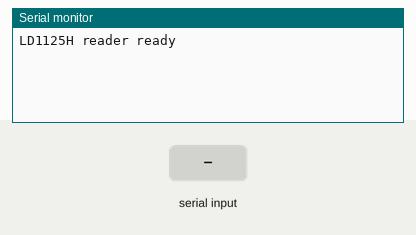
Recording of a sketch running on a simulated Arduino Uno, built with avr-gcc and run on an emulated ATmega328P. Parts: the last lines printed to the serial monitor. The test bench sets the inputs (shaded band).

Above: at 1.2 s.
1.3 s: "mov\n" received over the second serial link
At 2.5 s:
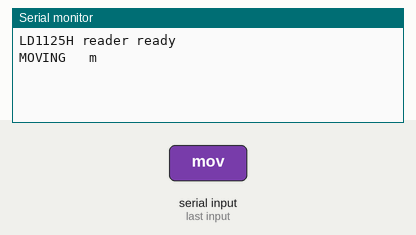
2.8 s: "occ\n" received over the second serial link
At 3.7 s:
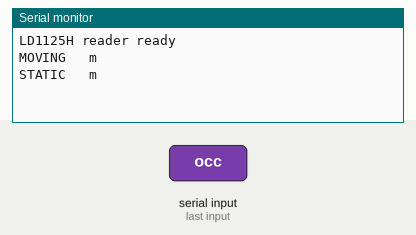
4.3 s: "1\n" received over the second serial link
At 4.9 s:
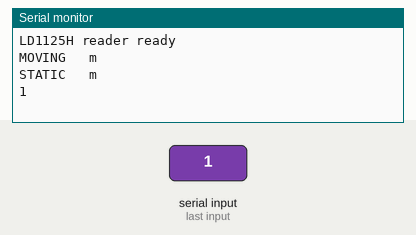

Measured:
- after the input at 1.3 s, the serial monitor: prints a new line at once (image 1)
- after the input at 2.8 s, the serial monitor: prints a new line at once (image 2)
- after the input at 4.3 s, the serial monitor: prints a new line at once (image 3)

The sketch:

example.ino
```cpp
// Reads ASCII frames from the LD1125H over SoftwareSerial on an Arduino Uno and prints motion (MOVING/STATIC) and distance in meters to the USB serial console.
//
// Buy this module: https://shillehtek.com/products/ld1125h-24ghz-mmwave-human-presence-radar-sensor-module
// Full manual: https://shillehtek.com/blogs/shillehtek-product-manuals/ld1125h-24ghz-mmwave-human-presence-radar-sensor-module-manual
// More examples: https://github.com/shillehbean/shillehtek-examples
//

// LD1125H ASCII reader for Arduino Uno
// Wiring: UTX->D2, URX->D3, VCC->5V, GND->GND
// Frames look like:   mov, dis=1.23   or   occ, dis=0.85

#include <SoftwareSerial.h>
SoftwareSerial RadarSerial(2, 3); // RX, TX

String line;

void setup() {
  Serial.begin(115200);
  RadarSerial.begin(115200);
  Serial.println("LD1125H reader ready");
}

void loop() {
  while (RadarSerial.available()) {
    char c = RadarSerial.read();
    if (c == '\n') {
      line.trim();
      if (line.length()) {
        if (line.startsWith("mov")) {
          Serial.print("MOVING  ");
        } else if (line.startsWith("occ")) {
          Serial.print("STATIC  ");
        } else {
          Serial.print(line);
          Serial.println();
          line = "";
          continue;
        }
        int eq = line.indexOf('=');
        if (eq > 0) Serial.print(line.substring(eq + 1));
        Serial.println(" m");
      }
      line = "";
    } else if (c != '\r') {
      line += c;
    }
  }
}
```
